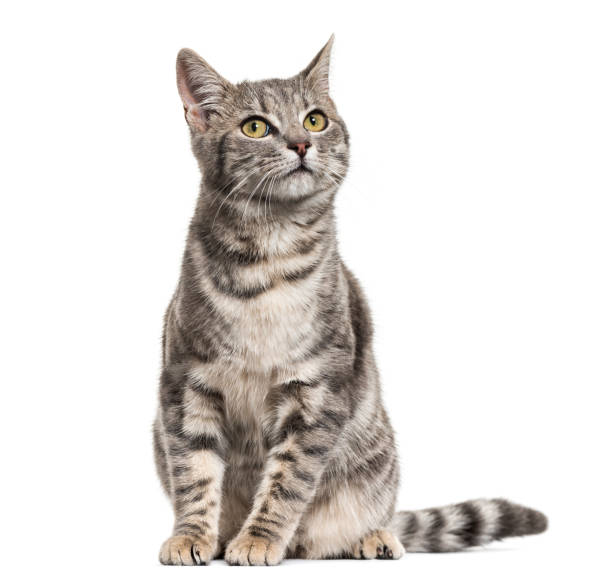
#> input picture lab_1/cat.jpg, 612 x 584 px, given in place of fruits.jpg, which was not available
$ jupyter execute --allow-errors 'Exp_2(a).ipynb'   (text cells are left out)
#> lines starting #> are read from the running program, lines starting #| are printed output that depends on the picture; pictures that were not available may be replaced by others from this repository, and a replacement may not be noted
[cell 1]
import numpy as np
import matplotlib.pyplot as plt
import ipympl
import imageio.v3 as iio
import skimage

[cell 2]
import numpy as np
import pandas as pd
import cv2 as cv
from google.colab.patches import cv2_imshow # for image display
from skimage import io
from PIL import Image
import matplotlib.pylab as plt
#import matplotlib.image as mpimg
#from matplotlib.pyplot import imshow
#%matplotlib inline

[cell 3]
img_T = cv.imread('/content/fruits.jpg')
#> img_T is the input picture: shape (584, 612, 3); mean B, G, R 219.2, 222.2, 226.1
image = cv.cvtColor(img_T, cv.COLOR_BGR2RGB)

# The image moves down, up, right, left
M = np.float32([[1, 0, 20], [0, 1, 100], [0, 0, 1]])
img1 = cv.warpPerspective(image, M, (image.shape[1]*2, image.shape[0]*2))
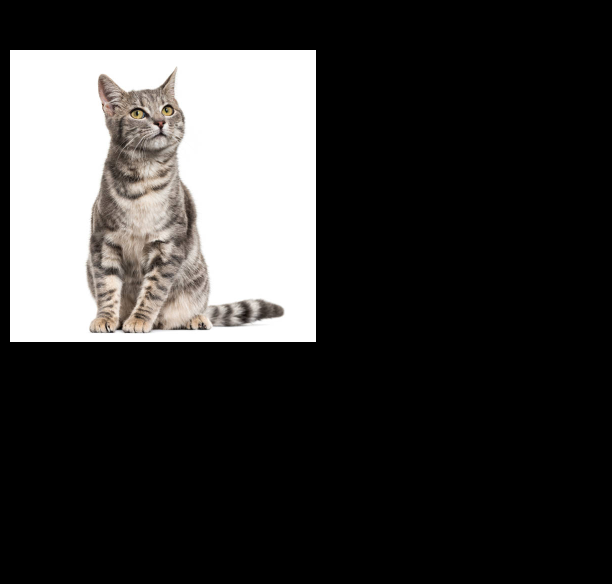
#> img1: shape (1168, 1224, 3) (shown at 1/2 size); mean R, G, B 56.5, 55.5, 54.8

M = np.float32([[1, 0, 20], [0, 1, -100], [0, 0, 1]])
img2 = cv.warpPerspective(image, M, (image.shape[1], image.shape[0]))
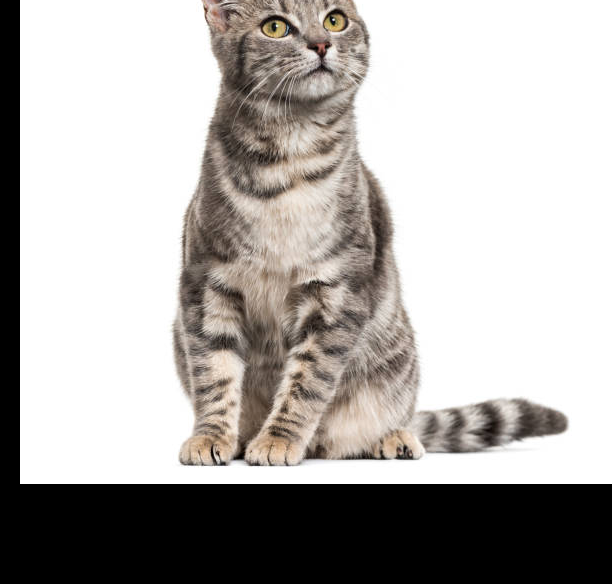
#> img2: shape (584, 612, 3); mean R, G, B 176.9, 173.2, 170.3

M = np.float32([[1, 0, 100], [0, 1, 20], [0, 0, 1]])
img3 = cv.warpPerspective(image, M, (image.shape[1], image.shape[0]))
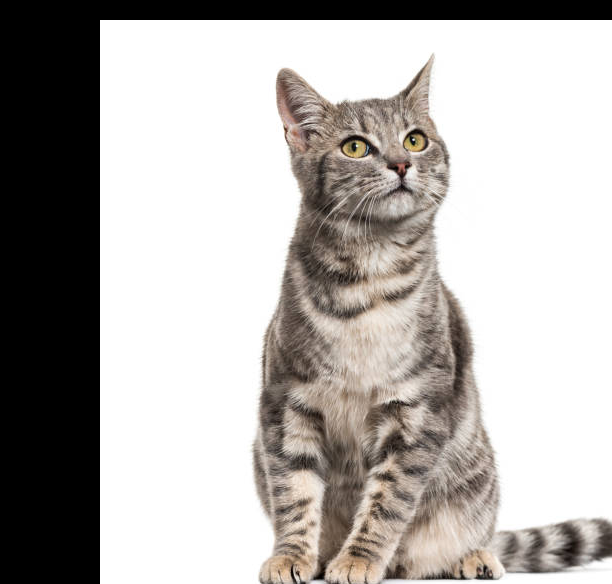
#> img3: shape (584, 612, 3); mean R, G, B 177.6, 173.7, 170.7

M = np.float32([[1, 0, -100], [0, 1, 20], [0, 0, 1]])
img4 = cv.warpPerspective(image, M, (image.shape[1], image.shape[0]))
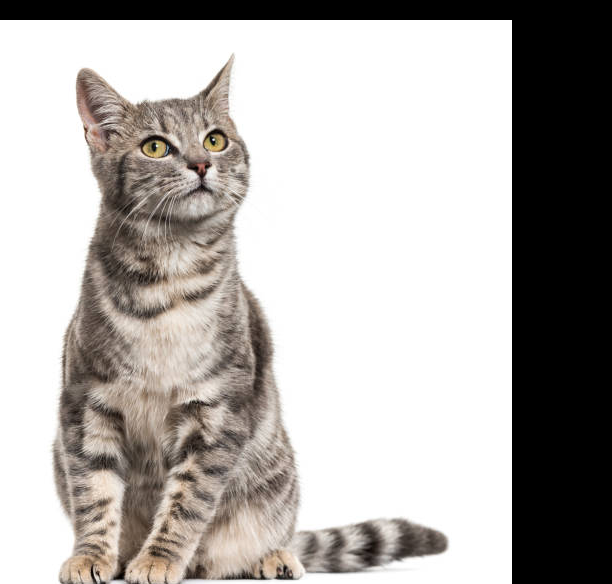
#> img4: shape (584, 612, 3); mean R, G, B 177.2, 173.3, 170.3

# Display graphics
titles = ['Orig', 'down', 'up', 'To the right', 'left']
images = [image, img1, img2, img3, img4]
for i in range(1,6):
    plt.subplot(2, 3, i )

    plt.imshow(images[i-1])
    plt.title(titles[i-1])
    plt.xticks([100]), plt.yticks([100])
plt.show()
plt.imsave("fruits_translated1.jpg",img1)
plt.imsave("fruits_translated2.jpg",img2)

[cell 4]
from google.colab import files
files.upload()
#> the answer given: cat.jpg

[cell 5]
img_S = cv.imread('fruits.jpg')
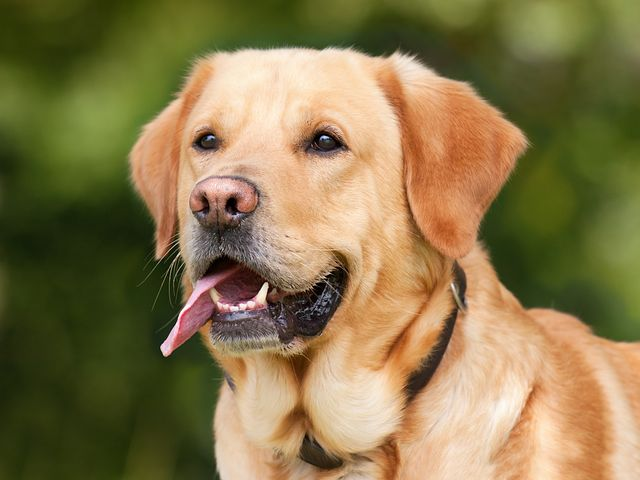
#> input picture lab_1/dog.jpg, 640 x 480 px, given in place of fruits.jpg, which was not available
#> img_S is the input picture: shape (480, 640, 3); mean B, G, R 76.2, 119.6, 136.3
# convert from BGR to RGB so we can plot using matplotlib
image1 = cv.cvtColor(img_S, cv.COLOR_BGR2RGB)
print(image1.shape)
#| (480, 640, 3)
#rows, cols, dim = image1.shape
#print(rows)

# disable x & y axis
plt.axis('off')
# show the image
plt.imshow(image1)
plt.show()
# get the image shape
rows, cols, dim = image1.shape
#> rows = 480; cols = 640; dim = 3
#transformation matrix for Scaling
M = np.float32([[2, 0  , 0],
            	[0,   2, 0],
            	[0,   0,   1]])
# apply a perspective transformation to the image
scaled_img = cv.warpPerspective(image1,M,(cols*2,rows*2))
# disable x & y axis
#plt.axis('off')
# show the resulting image
cv2_imshow(scaled_img)
#plt.imshow(scaled_img)
print(scaled_img.shape)
#| (960, 1280, 3)
#plt.show()
# save the resulting image to disk
plt.imsave("fruits_scaled.jpg", scaled_img)

[cell 6]
img_SH = cv.imread("/content/cameraman.jpg")
# convert from BGR to RGB so we can plot using matplotlib
image2 = cv.cvtColor(img_SH, cv.COLOR_BGR2RGB)
# disable x & y axis
plt.axis('off')
# show the image
plt.imshow(image2)
plt.show()
# get the image shape
rows, cols, dim = image2.shape
# transformation matrix for Shearing
# shearing applied to x-axis
M1 = np.float32([[1, 0.5, 0],
             	[0.5, 1  , 0],
            	[0, 0  , 1]])

# apply a perspective transformation to the image
sheared_imgx = cv.warpPerspective(image2,M1,(int(cols*1.5),int(rows*1.5)))
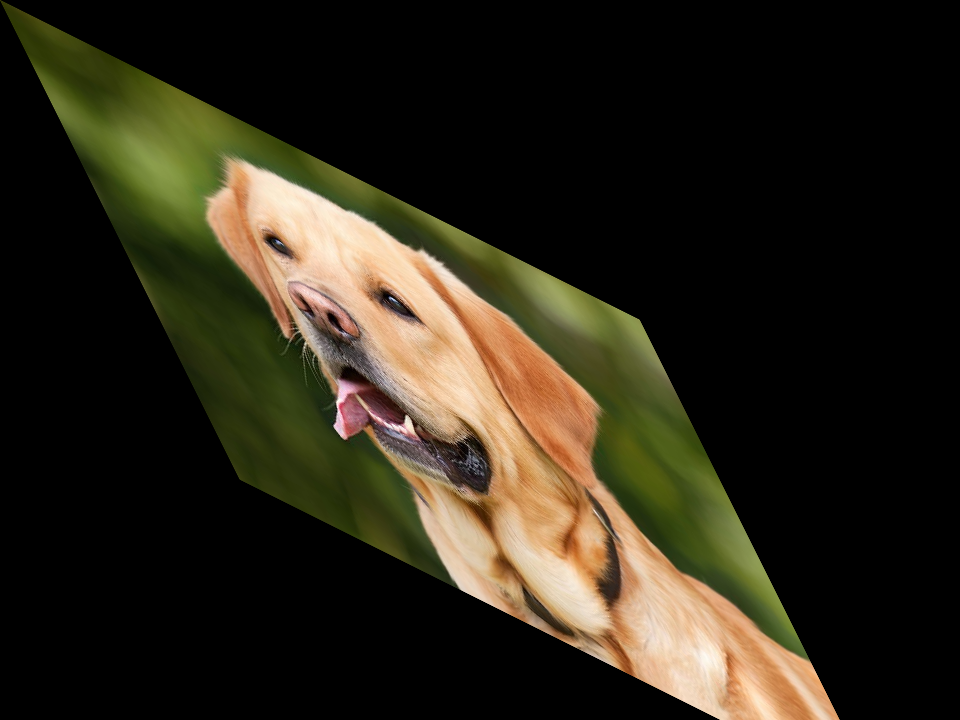
#> sheared_imgx: shape (720, 960, 3); mean R, G, B 43.9, 38.7, 24.5
#sheared_imgy = cv.warpPerspective(image2,M2,(int(cols*1.5),int(rows*1.5)))

# disable x & y axis
plt.axis('off')
# show the resulting image

plt.imshow(sheared_imgx)
plt.show()
# save the resulting image to disk
#> (the rest of this cell did not finish here and is left out)
